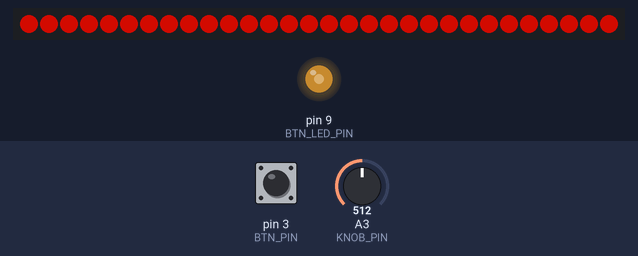
Simulated run of this program. Board: Arduino Nano, built with avr-gcc and run on an emulated ATmega328P. On the bench: 30 RGB LEDs in strip order, left to right, output pins drawn as LEDs (lit = HIGH). Dashed ring = blinking. The test bench sets the inputs (shaded band); at power-on: pin 3 (BTN_PIN) HIGH, A3 (KNOB_PIN) = 512. Dim RGB values are drawn brighter than linear; random numbers use the default seed unless the program sets one.

Above: at 1.2 s.
1.3 s: pin 3 (BTN_PIN) pulled LOW for 0.15 s
At 2.9 s:
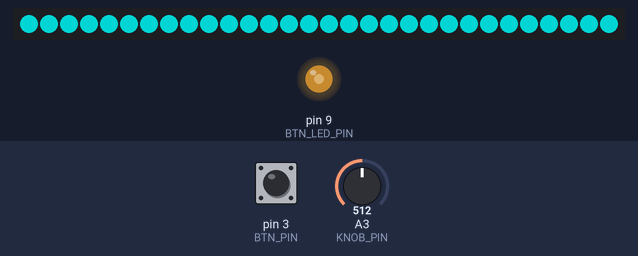
3.2 s: pin 3 (BTN_PIN) pulled LOW for 1 s
At 4.5 s:
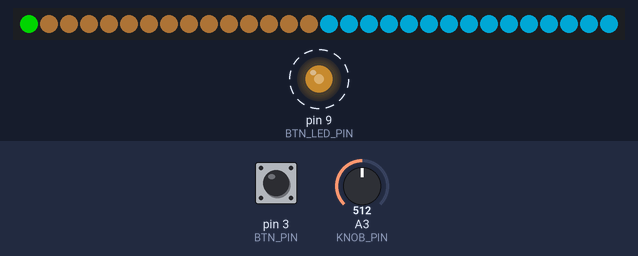
4.8 s: pin 3 (BTN_PIN) pulled LOW for 1 s
At 6.07 s:
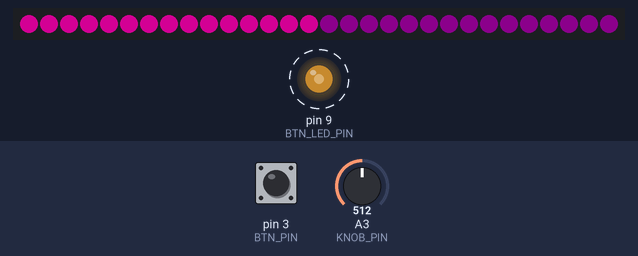
6.4 s: A3 (KNOB_PIN) set to 1023
At 6.47 s:
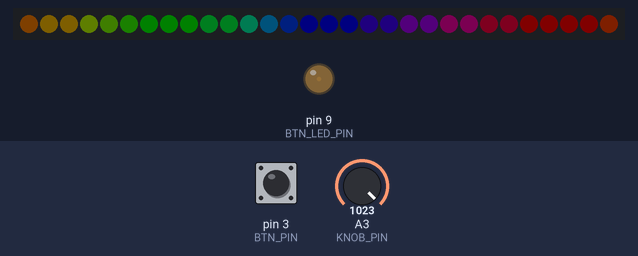
8.1 s: A3 (KNOB_PIN) set to 716
At 8.49 s:
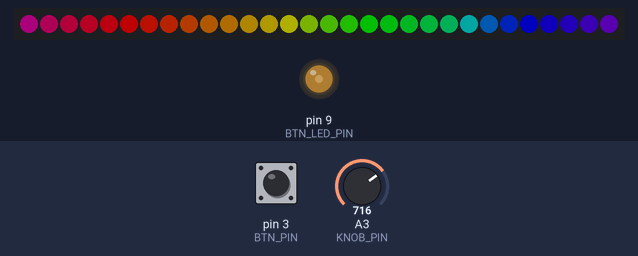
10.7 s: A3 (KNOB_PIN) set to 0
At 10.89 s:
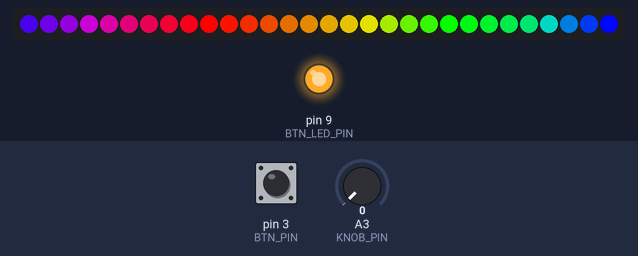
Timing chart, 0 to 13.7 s (numbered marks = the images above; inputs shaded):
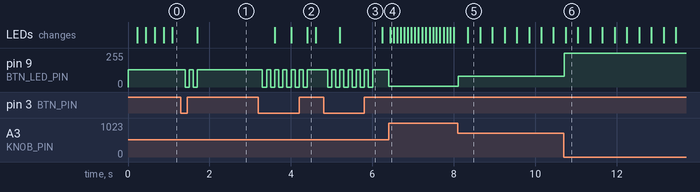

The program:

main.cpp
```cpp
#include <Arduino.h>

#include <FastLED.h>

#define LED_COUNT 30
#define COLOR_ORDER BRG
#define LED_TYPE WS2811
#define LED_PIN 8
#define KNOB_PIN A3
#define BTN_PIN 3
#define BTN_LED_PIN 9
#define STEP_COUNT 1000

#define BLUE_STATE 0
#define RED_STATE 1
#define GREEN_STATE 2
#define RUN_STATE 3
#define NIGHT_STATE 4
#define POWER_STATE 5
#define RAINBOW_STATE 6
#define WATER_STATE 7
#define COLOR_WAVE_STATE 8

#define TOTAL_STATE 9

CRGBArray<LED_COUNT> leds;

int knobVal = 0;
int bgt = 0;
int curentState = COLOR_WAVE_STATE;
long step = 0;
long curentStep = 0;
bool isStepChange = false;
int index = 0;
int hue = 0;
int gHue = 0;
bool isFadeUp = true;

void setBrightness() {
  knobVal = analogRead(KNOB_PIN);
  FastLED.setBrightness(bgt);
}

void setColorAll(CRGB color) {
  for (size_t i = 0; i < LED_COUNT; i++) {
      leds[i] = color;
  }
}

void setLeds() {
  switch (curentState) {
  case BLUE_STATE:
    setColorAll(CRGB(0, 255, 255));
    break;

  case RED_STATE:
    setColorAll(CRGB(255, 0, 0));
    break;

  case GREEN_STATE:
    setColorAll(CRGB(0, 255, 0));
    break;

  case RUN_STATE:

    if (isStepChange && curentStep % 20 == 0) {
      if (index > LED_COUNT) {
        index = 0;
      } else {
        index++;
      }
    }

    for (size_t i = 0; i < LED_COUNT; i++) {
      if (index == i) {
        leds[i] = CRGB(0, 255, 0);
        if (i > 1) {
          leds[i - 2] = CRGB(255, 0, 0);
        }

        // if (i > 5) {
        //   leds[i - 6] = CRGB(200, 110, 20);
        // }
      } else {
        if (i <= (LED_COUNT - 1) / 2) {
          leds[i] = CRGB(101, 67, 33);
        } else {
          leds[i] = CRGB(0, 200, 255);
        }
      }
    }

    break;

  case NIGHT_STATE:
    setColorAll(CRGB(175, 0, 100));

    for (size_t i = 0; i < LED_COUNT; i++) {
        if (i >= LED_COUNT / 2) {
          leds[i] = CRGB(25, 0, 25);
        } else {
          leds[i] = CRGB(250, 0, 175);
        }
      }

    if( random16() < 120) {
      leds[ random16(LED_COUNT / 2, LED_COUNT) ] += CRGB::Yellow;
    }

    break;

  case POWER_STATE:
    if (isStepChange && step % 60 == 0) {
      for (size_t i = 0; i < LED_COUNT; i++) {
        leds[i] = CHSV(random16(0, 255), 255, random16(100, 255));
      }
    }

    break;

    case RAINBOW_STATE:

      if (isStepChange) {
        if (gHue > 255) {
          gHue = 0;
        }
        gHue++;
      }

      fill_rainbow(leds, LED_COUNT, gHue, LED_PIN);
    break;

  case WATER_STATE:
    if (isStepChange && step % 50 == 0) {
      for (size_t i = 0; i < LED_COUNT; i++) {
        leds[i] = CHSV(random16(120, 145), 255, random16(150, 255));
      }
    }

    break;

  case COLOR_WAVE_STATE:
    if (isStepChange && step % 20 == 0) {
      hue++;
      if (hue > 255) {
          hue = 0;
      }
      for (size_t i = 0; i < LED_COUNT; i++) {
        leds[i] = CHSV(hue, 255, 255);
      }
    }
    break;

  default:

    break;
  }

  setBrightness();
  FastLED.show();

}

void setBtn() {
  analogWrite(BTN_LED_PIN, bgt);

  if (digitalRead(BTN_PIN) == LOW) {

    if (curentState >= TOTAL_STATE - 1) {
      curentState = 0;
    } else {
      curentState++;
    }

    analogWrite(BTN_LED_PIN, bgt);
    delay(100);
    analogWrite(BTN_LED_PIN, 0);
    delay(100);
    analogWrite(BTN_LED_PIN, bgt);
    delay(100);
    analogWrite(BTN_LED_PIN, 0);
    delay(100);
  }

}

void setup() {
  Serial.begin(9600);

  pinMode(BTN_PIN, INPUT_PULLUP);
  pinMode(BTN_LED_PIN, OUTPUT);

  FastLED.addLeds<LED_TYPE, LED_PIN, COLOR_ORDER>(leds, LED_COUNT).setCorrection(TypicalLEDStrip);
}

void loop() {
  bgt = map(knobVal, 0, 1023, 255, 5);
  setLeds();
  setBtn();

  EVERY_N_MILLISECONDS(10) {
    if (step > STEP_COUNT) {
      step = 0;
    } else {
      step++;
    }
  }

  isStepChange = curentStep != step;
  curentStep = step;
}
```

Measured:
- after the input at 1.3 s, pin 9 (BTN_LED_PIN): alternates 130/255 for 0.10 s and 0/255 for 0.10 s, 4 changes in all, then stays 130/255, starting after 0.10 s
- after the input at 3.2 s, pin 9 (BTN_LED_PIN): alternates 130/255 for 0.10 s and 0/255 for 0.10 s, 12 changes in all, then stays 130/255, starting after 0.10 s; the LEDs: first change after 0.40 s (image 2 shows a later state)
- after the input at 4.8 s, pin 9 (BTN_LED_PIN): alternates 130/255 for 0.10 s and 0/255 for 0.10 s, 12 changes in all, then stays 130/255, starting after 0.10 s
- after the input at 6.4 s, pin 9 (BTN_LED_PIN): 130/255 → 5/255 at once
- after the input at 8.1 s, pin 9 (BTN_LED_PIN): 5/255 → 81/255 at once
- after the input at 10.7 s, pin 9 (BTN_LED_PIN): 81/255 → 255/255 at once
